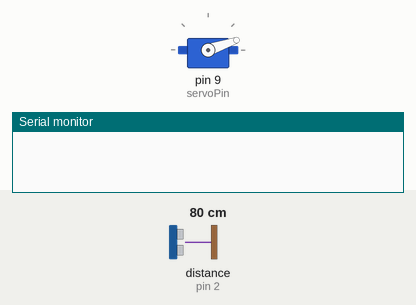
Recording of a sketch running on a simulated Arduino Uno, built with avr-gcc and run on an emulated ATmega328P. Shown: servo, the last lines printed to the serial monitor. Wiring (inferred from the names in the program): ultrasonic range finder: trigger pin 11; echo pin 2. Inputs (shaded band) come from the test bench; at power-on: distance to the obstacle (sensor on pin 2) 80 cm. The echo pulse lasts 58.3 µs per cm. At 4.9 s the program stops and its outputs stay as they are.

Above: at 0.1 s.
At 1.5 s:
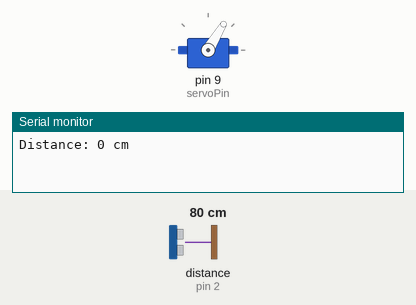
1.6 s: distance to the obstacle (sensor on pin 2) set to 2 cm
At 2.4 s:
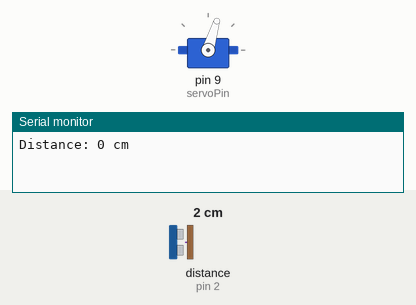
Timing chart, 0 to 6.3 s (numbered marks = the images above; inputs shaded):
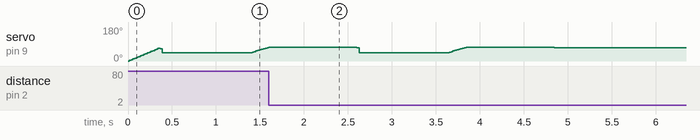

The sketch:

TripedalWalkingRobotWalkCode.ino
```cpp
#include <Servo.h>

const int trigPin = 11;
const int echoPin = 2;
const int distanceThreshold = 55;  // cm
int u = 70;
int pos = 0;
const int servoPin =9;
Servo s1;

volatile unsigned long startTime = 0;
volatile unsigned long echoDuration = 0;
volatile bool isEchoHigh = false;

unsigned long lastMeasurement = 0;
int distance = 0;
bool obstacleDetected = false;

void setup() {
  pinMode(trigPin, OUTPUT);
  pinMode(echoPin, INPUT);
  Serial.begin(9600);

  // Attach the single servo
  s1.attach(servoPin);
  for (int i =0; i <=(u); i++) {
    s1.write(i);
    delay(5);
} // Neutral position

  // Attach interrupt to echo pin
  attachInterrupt(digitalPinToInterrupt(echoPin), echoISR, CHANGE);
}

void loop() {
  // Trigger ultrasonic sensor every 50ms
  if (millis() - lastMeasurement >= 50) {
    triggerSensor();
    lastMeasurement = millis();
    noInterrupts();
    unsigned long duration = echoDuration;
    interrupts();
    distance = duration * 0.0343 / 2;
    Serial.print("Distance: ");
    Serial.print(distance);
    Serial.println(" cm");

    if (distance < distanceThreshold && distance > 0) {
      if (!obstacleDetected) {
        resetPos();  // Stop movement
        obstacleDetected = true;
      }
      return;
    }
     else {
      obstacleDetected = false;
      servoUp();
      delay(1000)   ; // Step forward
        // Prepare next step
    }
  }
}

void triggerSensor() {
  digitalWrite(trigPin, LOW);
  delayMicroseconds(2);
  digitalWrite(trigPin, HIGH);
  delayMicroseconds(10);
  digitalWrite(trigPin, LOW);
}

void echoISR() {
  if (digitalRead(echoPin) == HIGH) {
    startTime = micros();
    isEchoHigh = true;
  } else {
    if (isEchoHigh) {
      echoDuration = micros() - startTime;
      isEchoHigh = false;
    }
  }
}

// === Servo control functions ===
void servoUp() {
    for (pos = u; pos >=(u-25); pos--) {
    s1.write(pos);
    delay(1);
      }
  delay(1000);
      for(int i = pos; i <= (u+3);i++){
        s1.write(i);
        delay(7);
}
}

void resetPos() {
  for (int i =u; i <=(u+3); i++) {
    s1.write(i);
    delay(5);
}
exit(0);
}
```
